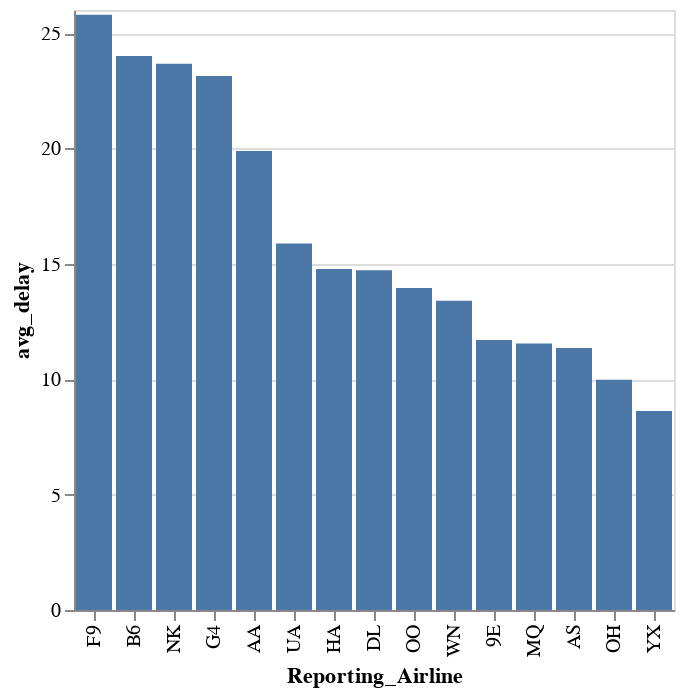

Source (notebook cell):
### Code cell
alt.Chart(delays).mark_bar().encode(
    alt.X("Reporting_Airline", sort="-y"), alt.Y("avg_delay")
)

### Figure 1 — Vega-Lite specification as saved in the notebook (floating-point values rounded to 4 significant figures)
{"config": {"view": {"continuousWidth": 300, "continuousHeight": 300}}, "data": {"name": "data-ddf19d66cc1d3e10769ce0968931f6f9"}, "mark": {"type": "bar"}, "encoding": {"x": {"field": "Reporting_Airline", "sort": "-y", "type": "nominal"}, "y": {"field": "avg_delay", "type": "quantitative"}}, "$schema": "https://vega.github.io/schema/vega-lite/v5.16.3.json", "datasets": {"data-ddf19d66cc1d3e10769ce0968931f6f9": [{"Reporting_Airline": "F9", "DepDelayMinutes": 1368000.0, "num_flights": 54042, "avg_delay": 25.8}, {"Reporting_Airline": "B6", "DepDelayMinutes": 2254000.0, "num_flights": 95513, "avg_delay": 24.0}, {"Reporting_Airline": "NK", "DepDelayMinutes": 2023000.0, "num_flights": 87432, "avg_delay": 23.67}, {"Reporting_Airline": "G4", "DepDelayMinutes": 886200.0, "num_flights": 38685, "avg_delay": 23.14}, {"Reporting_Airline": "AA", "DepDelayMinutes": 5911000.0, "num_flights": 302032, "avg_delay": 19.89}, {"Reporting_Airline": "UA", "DepDelayMinutes": 3611000.0, "num_flights": 229446, "avg_delay": 15.88}, {"Reporting_Airline": "HA", "DepDelayMinutes": 382700.0, "num_flights": 26176, "avg_delay": 14.77}, {"Reporting_Airline": "DL", "DepDelayMinutes": 4452000.0, "num_flights": 307347, "avg_delay": 14.72}, {"Reporting_Airline": "OO", "DepDelayMinutes": 2930000.0, "num_flights": 214716, "avg_delay": 13.95}, {"Reporting_Airline": "WN", "DepDelayMinutes": 5901000.0, "num_flights": 447828, "avg_delay": 13.41}, {"Reporting_Airline": "9E", "DepDelayMinutes": 738900.0, "num_flights": 64072, "avg_delay": 11.7}, {"Reporting_Airline": "MQ", "DepDelayMinutes": 833000.0, "num_flights": 73594, "avg_delay": 11.55}, {"Reporting_Airline": "AS", "DepDelayMinutes": 863800.0, "num_flights": 77262, "avg_delay": 11.36}, {"Reporting_Airline": "OH", "DepDelayMinutes": 613100.0, "num_flights": 62010, "avg_delay": 9.982}, {"Reporting_Airline": "YX", "DepDelayMinutes": 873900.0, "num_flights": 103194, "avg_delay": 8.621}]}}
